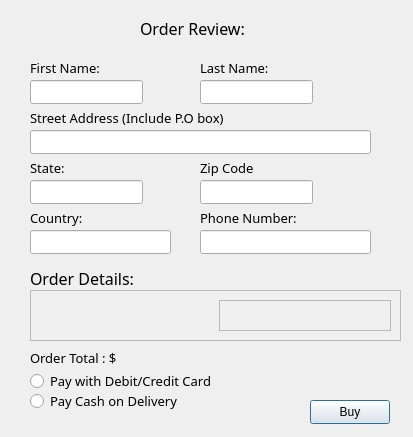
<?xml version="1.0" encoding="UTF-8"?>
<ui version="4.0">
 <class>CustomerInfo</class>
 <widget class="QDialog" name="CustomerInfo">
  <property name="geometry">
   <rect>
    <x>0</x>
    <y>0</y>
    <width>413</width>
    <height>437</height>
   </rect>
  </property>
  <property name="windowTitle">
   <string>Dialog</string>
  </property>
  <widget class="QLabel" name="Name_label">
   <property name="geometry">
    <rect>
     <x>30</x>
     <y>60</y>
     <width>81</width>
     <height>16</height>
    </rect>
   </property>
   <property name="font">
    <font>
     <family>Rockwell</family>
     <pointsize>10</pointsize>
    </font>
   </property>
   <property name="text">
    <string>First Name:</string>
   </property>
  </widget>
  <widget class="QLineEdit" name="fname_input">
   <property name="geometry">
    <rect>
     <x>30</x>
     <y>80</y>
     <width>113</width>
     <height>24</height>
    </rect>
   </property>
  </widget>
  <widget class="QLineEdit" name="lname_input">
   <property name="geometry">
    <rect>
     <x>200</x>
     <y>80</y>
     <width>113</width>
     <height>24</height>
    </rect>
   </property>
  </widget>
  <widget class="QLabel" name="lastname_label">
   <property name="geometry">
    <rect>
     <x>200</x>
     <y>60</y>
     <width>81</width>
     <height>16</height>
    </rect>
   </property>
   <property name="font">
    <font>
     <family>Rockwell</family>
     <pointsize>10</pointsize>
    </font>
   </property>
   <property name="text">
    <string>Last Name:</string>
   </property>
  </widget>
  <widget class="QLineEdit" name="address_input">
   <property name="geometry">
    <rect>
     <x>30</x>
     <y>130</y>
     <width>341</width>
     <height>24</height>
    </rect>
   </property>
  </widget>
  <widget class="QLabel" name="address_label">
   <property name="geometry">
    <rect>
     <x>30</x>
     <y>110</y>
     <width>231</width>
     <height>16</height>
    </rect>
   </property>
   <property name="font">
    <font>
     <family>Rockwell</family>
     <pointsize>10</pointsize>
    </font>
   </property>
   <property name="text">
    <string>Street Address (Include P.O box)</string>
   </property>
  </widget>
  <widget class="QLineEdit" name="state_input">
   <property name="geometry">
    <rect>
     <x>30</x>
     <y>180</y>
     <width>113</width>
     <height>24</height>
    </rect>
   </property>
  </widget>
  <widget class="QLabel" name="zip_label">
   <property name="geometry">
    <rect>
     <x>200</x>
     <y>160</y>
     <width>81</width>
     <height>16</height>
    </rect>
   </property>
   <property name="font">
    <font>
     <family>Rockwell</family>
     <pointsize>10</pointsize>
    </font>
   </property>
   <property name="text">
    <string>Zip Code</string>
   </property>
  </widget>
  <widget class="QLineEdit" name="zip_input">
   <property name="geometry">
    <rect>
     <x>200</x>
     <y>180</y>
     <width>113</width>
     <height>24</height>
    </rect>
   </property>
  </widget>
  <widget class="QLabel" name="state_label">
   <property name="geometry">
    <rect>
     <x>30</x>
     <y>160</y>
     <width>81</width>
     <height>16</height>
    </rect>
   </property>
   <property name="font">
    <font>
     <family>Rockwell</family>
     <pointsize>10</pointsize>
    </font>
   </property>
   <property name="text">
    <string>State:</string>
   </property>
  </widget>
  <widget class="QLineEdit" name="country_input">
   <property name="geometry">
    <rect>
     <x>30</x>
     <y>230</y>
     <width>141</width>
     <height>24</height>
    </rect>
   </property>
  </widget>
  <widget class="QLabel" name="phone_label">
   <property name="geometry">
    <rect>
     <x>200</x>
     <y>210</y>
     <width>111</width>
     <height>16</height>
    </rect>
   </property>
   <property name="font">
    <font>
     <family>Rockwell</family>
     <pointsize>10</pointsize>
    </font>
   </property>
   <property name="text">
    <string>Phone Number:</string>
   </property>
  </widget>
  <widget class="QLineEdit" name="phone_input">
   <property name="geometry">
    <rect>
     <x>200</x>
     <y>230</y>
     <width>171</width>
     <height>24</height>
    </rect>
   </property>
  </widget>
  <widget class="QLabel" name="country_label">
   <property name="geometry">
    <rect>
     <x>30</x>
     <y>210</y>
     <width>81</width>
     <height>16</height>
    </rect>
   </property>
   <property name="font">
    <font>
     <family>Rockwell</family>
     <pointsize>10</pointsize>
    </font>
   </property>
   <property name="text">
    <string>Country:</string>
   </property>
  </widget>
  <widget class="QLabel" name="heading_label">
   <property name="geometry">
    <rect>
     <x>140</x>
     <y>20</y>
     <width>171</width>
     <height>16</height>
    </rect>
   </property>
   <property name="font">
    <font>
     <family>Rockwell</family>
     <pointsize>12</pointsize>
    </font>
   </property>
   <property name="text">
    <string>Order Review:</string>
   </property>
  </widget>
  <widget class="QLabel" name="details_label">
   <property name="geometry">
    <rect>
     <x>30</x>
     <y>270</y>
     <width>171</width>
     <height>16</height>
    </rect>
   </property>
   <property name="font">
    <font>
     <family>Rockwell</family>
     <pointsize>12</pointsize>
    </font>
   </property>
   <property name="text">
    <string>Order Details:</string>
   </property>
  </widget>
  <widget class="QScrollArea" name="scrollArea">
   <property name="geometry">
    <rect>
     <x>30</x>
     <y>290</y>
     <width>371</width>
     <height>51</height>
    </rect>
   </property>
   <property name="widgetResizable">
    <bool>true</bool>
   </property>
   <widget class="QWidget" name="scrollAreaWidgetContents_2">
    <property name="geometry">
     <rect>
      <x>0</x>
      <y>0</y>
      <width>369</width>
      <height>49</height>
     </rect>
    </property>
    <layout class="QHBoxLayout" name="horizontalLayout">
     <item>
      <widget class="QWidget" name="name_widget" native="true"/>
     </item>
     <item>
      <widget class="QFrame" name="frame">
       <property name="frameShape">
        <enum>QFrame::StyledPanel</enum>
       </property>
       <property name="frameShadow">
        <enum>QFrame::Raised</enum>
       </property>
       <layout class="QHBoxLayout" name="horizontalLayout_2">
        <item>
         <widget class="QWidget" name="qty_widget" native="true"/>
        </item>
        <item>
         <widget class="QWidget" name="price_widget" native="true"/>
        </item>
       </layout>
      </widget>
     </item>
    </layout>
   </widget>
  </widget>
  <widget class="QRadioButton" name="debit_rbtn">
   <property name="geometry">
    <rect>
     <x>30</x>
     <y>370</y>
     <width>201</width>
     <height>22</height>
    </rect>
   </property>
   <property name="font">
    <font>
     <family>Rockwell</family>
     <pointsize>10</pointsize>
    </font>
   </property>
   <property name="text">
    <string>Pay with Debit/Credit Card</string>
   </property>
  </widget>
  <widget class="QRadioButton" name="cod_rbtn">
   <property name="geometry">
    <rect>
     <x>30</x>
     <y>390</y>
     <width>171</width>
     <height>22</height>
    </rect>
   </property>
   <property name="font">
    <font>
     <family>Rockwell</family>
     <pointsize>10</pointsize>
    </font>
   </property>
   <property name="text">
    <string>Pay Cash on Delivery</string>
   </property>
  </widget>
  <widget class="QLabel" name="total_label">
   <property name="geometry">
    <rect>
     <x>30</x>
     <y>350</y>
     <width>91</width>
     <height>16</height>
    </rect>
   </property>
   <property name="font">
    <font>
     <family>Rockwell</family>
     <pointsize>10</pointsize>
    </font>
   </property>
   <property name="text">
    <string>Order Total : $</string>
   </property>
  </widget>
  <widget class="QLabel" name="totalPrice_label">
   <property name="geometry">
    <rect>
     <x>120</x>
     <y>350</y>
     <width>91</width>
     <height>16</height>
    </rect>
   </property>
   <property name="font">
    <font>
     <family>Rockwell</family>
     <pointsize>10</pointsize>
    </font>
   </property>
   <property name="text">
    <string/>
   </property>
  </widget>
  <widget class="QPushButton" name="buy_btn">
   <property name="geometry">
    <rect>
     <x>310</x>
     <y>400</y>
     <width>80</width>
     <height>24</height>
    </rect>
   </property>
   <property name="text">
    <string>Buy</string>
   </property>
  </widget>
  <widget class="QLabel" name="payemnt_error">
   <property name="geometry">
    <rect>
     <x>40</x>
     <y>410</y>
     <width>191</width>
     <height>16</height>
    </rect>
   </property>
   <property name="palette">
    <palette>
     <active>
      <colorrole role="WindowText">
       <brush brushstyle="SolidPattern">
        <color alpha="255">
         <red>255</red>
         <green>0</green>
         <blue>0</blue>
        </color>
       </brush>
      </colorrole>
     </active>
     <inactive>
      <colorrole role="WindowText">
       <brush brushstyle="SolidPattern">
        <color alpha="255">
         <red>255</red>
         <green>0</green>
         <blue>0</blue>
        </color>
       </brush>
      </colorrole>
     </inactive>
     <disabled/>
    </palette>
   </property>
   <property name="text">
    <string/>
   </property>
  </widget>
  <widget class="QLabel" name="detail_error">
   <property name="geometry">
    <rect>
     <x>120</x>
     <y>40</y>
     <width>231</width>
     <height>20</height>
    </rect>
   </property>
   <property name="palette">
    <palette>
     <active>
      <colorrole role="WindowText">
       <brush brushstyle="SolidPattern">
        <color alpha="255">
         <red>255</red>
         <green>0</green>
         <blue>0</blue>
        </color>
       </brush>
      </colorrole>
     </active>
     <inactive>
      <colorrole role="WindowText">
       <brush brushstyle="SolidPattern">
        <color alpha="255">
         <red>255</red>
         <green>0</green>
         <blue>0</blue>
        </color>
       </brush>
      </colorrole>
     </inactive>
     <disabled/>
    </palette>
   </property>
   <property name="text">
    <string/>
   </property>
  </widget>
 </widget>
 <resources/>
 <connections/>
</ui>
